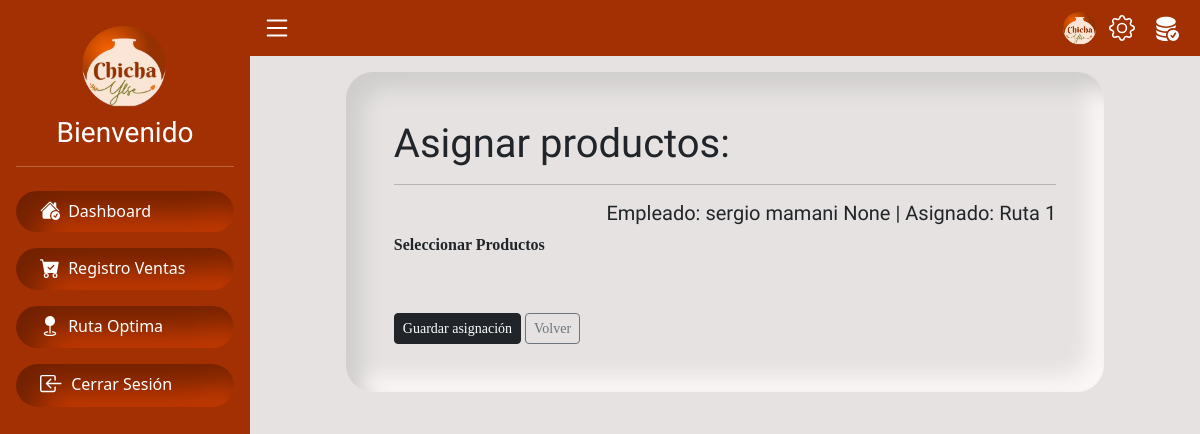
The app's page /empleado/1/asignar_productos/, older data.
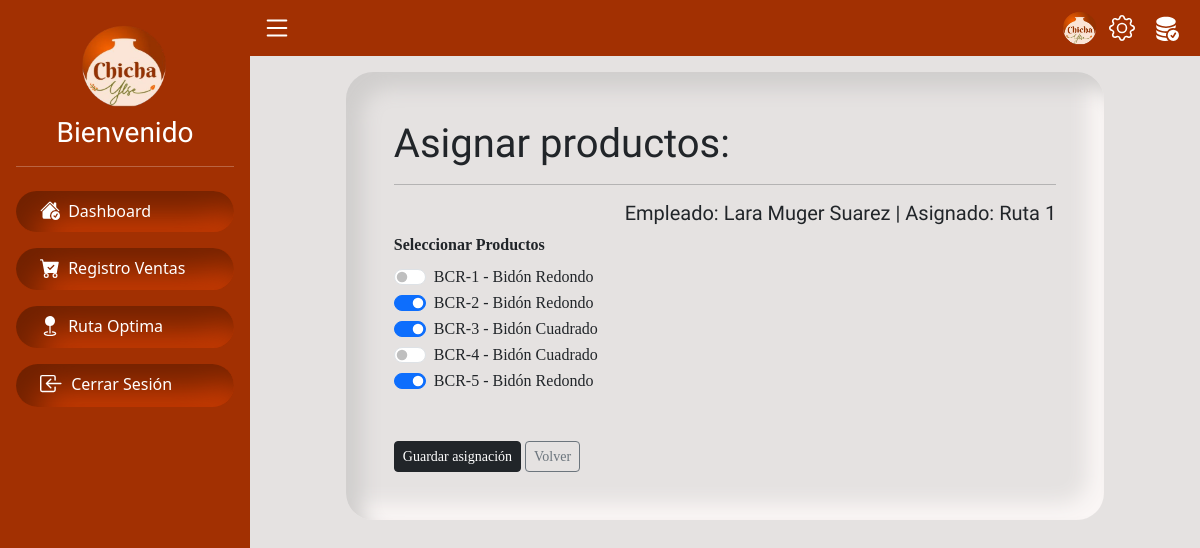
The same page, newer data.
### servicio/models.py (models this page shows, shortened)
class Empleado(models.Model):
    usuario = models.OneToOneField(User, on_delete=models.CASCADE, related_name='empleado')
    domicilio = models.TextField()
    division = models.ForeignKey(DivisionEmpleado, on_delete=models.CASCADE)
    productosasignados = models.ManyToManyField(ProductosiRetornable, blank=True)

class User(AbstractBaseUser, PermissionsMixin):
    email = models.EmailField(unique=True)
    imagen = models.ImageField(upload_to='path/to/upload', null=True, blank=True)
    nombre = models.CharField(max_length=50)
    apellido = models.CharField(max_length=50)
    apellidoM = models.CharField(max_length=50, null=True, blank=True)
    dni = models.CharField(max_length=20, unique=True, null=True, blank=True, verbose_name='Carnet Identidad:')
    fecha_nac = models.DateField(null=True, blank=True)
    estado = models.BooleanField(default=False)
    is_active = models.BooleanField(default=False)
    is_staff = models.BooleanField(default=False)
    groups = models.ManyToManyField(Group, blank=True, related_name='user_groups')
    user_permissions = models.ManyToManyField(Permission, blank=True, related_name='user_permissions')
    date_joined = models.DateTimeField(default=timezone.now)
    updated_at = models.DateTimeField(auto_now=True)
    objects = UserManager()
    USERNAME_FIELD = 'email'
    REQUIRED_FIELDS = ['nombre', 'apellido']

class DivisionEmpleado(models.Model):
    ruta = models.CharField(max_length=50)

class ProductoBase(models.Model):
    tipo_producto = models.ForeignKey(TipoProducto, on_delete=models.CASCADE)
    precio = models.DecimalField(max_digits=10, decimal_places=2)
    class Meta:
        abstract = True

class ProductosiRetornable(ProductoBase):
    ESTADO_CHOICES = [
        ('Disponible', 'Disponible'),
        ('Ocupado', 'Ocupado'),
        ('Dañado', 'Dañado'),
    ]
    descripcion = models.CharField(max_length=30)
    estado = models.CharField(max_length=50, choices=ESTADO_CHOICES, default='Disponible')

class TipoProducto(models.Model):
    nombre = models.CharField(max_length=50)

### servicio/views.py (the view)
# urls.py: path('empleado/<int:empleado_id>/asignar_productos/', views.asignar_productos, name='asignar_productos'),
def asignar_productos(request, empleado_id):
    empleado = get_object_or_404(Empleado, id=empleado_id)
    if request.method == 'POST':
        form = EmpleadoProductoForm(request.POST, instance=empleado)
        if form.is_valid():
            form.save()
            return redirect('lista_empleados')
    else:
        form = EmpleadoProductoForm(instance=empleado)
    return render(request, 'asignar_productos.html', {
        'form': form,
        'empleado': empleado,
    })

### servicio/forms.py
class EmpleadoProductoForm(forms.ModelForm):
    class Meta:
        model = Empleado
        fields = ['productosasignados']
        widget=forms.CheckboxSelectMultiple(),

### servicio/templates/asignar_productos.html (shortened to what this page needs)
{% extends "base.html" %}
{% block content %}
<br>
<article class="container-fluid p-lg-5 py-5 col-lg-10 cont-pange font">
  <h2 class="title">Asignar productos: </h2>
  <hr>
  <h5 class="text text-end">Empleado: {{ empleado.usuario.nombre }} {{ empleado.usuario.apellido }} {{ empleado.usuario.apellidoM }} | Asignado: {{ empleado.division.ruta }}</h5>
  <form method="post">
    <div class="mb-5 ">
      <label class="form-label"><strong>Seleccionar Productos</strong></label>
      {% for producto in form.fields.productosasignados.queryset %}
        <div class="form-check form-switch">
          <input class="form-check-input" type="checkbox" name="productosasignados" value="{{ producto.id }}" id="producto_{{ producto.id }}"
            {% if producto in form.instance.productosasignados.all %}checked{% endif %}>
          <label class="form-check-label" for="producto_{{ producto.id }}">
            {{ producto.descripcion }} - {{ producto.tipo_producto.nombre }}
          </label>
        </div>
      {% endfor %}
    </div>
    <button type="submit" class="btn btn-dark btn-sm">Guardar asignación</button>
    <a href="{% url 'lista_empleados' %}" class="btn btn-outline-secondary btn-sm">Volver</a>
  </form>
</article>
{% endblock %}

Row changes from the older to the newer data that the page shows:
changed Empleado "Ruta 1": usuario.nombre "sergio" → "Lara"; usuario.apellido "mamani" → "Muger"; usuario.apellidoM "None" → "Suarez"
added ProductosiRetornable: descripcion "BCR-1", tipo_producto.nombre "Bidón Redondo"
added ProductosiRetornable: productosasignados "☑", descripcion "BCR-2", tipo_producto.nombre "Bidón Redondo"
added ProductosiRetornable: productosasignados "☑", descripcion "BCR-3", tipo_producto.nombre "Bidón Cuadrado"
added ProductosiRetornable: descripcion "BCR-4", tipo_producto.nombre "Bidón Cuadrado"
added ProductosiRetornable: productosasignados "☑", descripcion "BCR-5", tipo_producto.nombre "Bidón Redondo"
